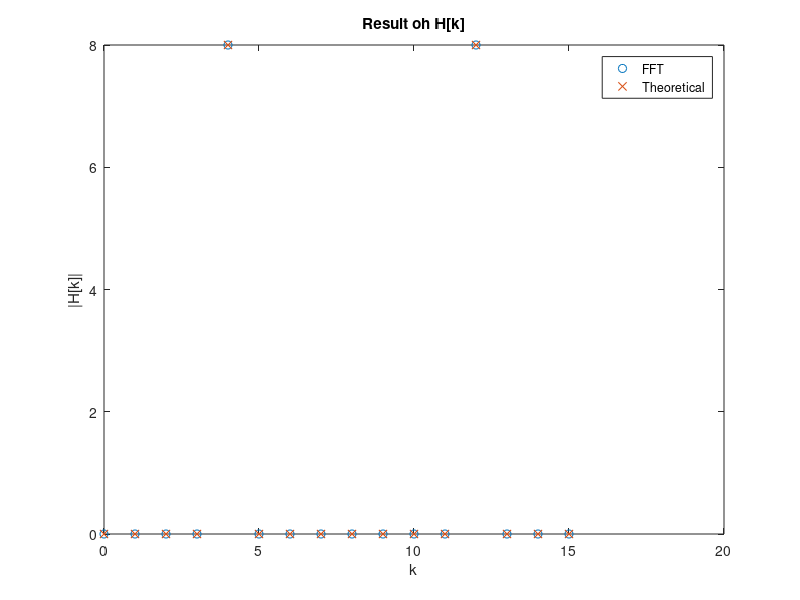

MATLAB code for this plot:
clc;
clear;
close;

T = 1/4;
N = 16;
n = 0:N-1;
hn = cos(2*pi*n*T);
wr = ones(1,N);
Hk = fft(hn.*wr);
W = @(f) exp(1j*pi*(N-1)*T*f).*sinc(N*T*f)./sinc(T*f)*N; % sinc(x)=sin(pi*x)/(pi*x) in MATLAB
Hk_theo = 1/2*W(n/(N*T)-1) + 1/2*W(n/(N*T)+1);
plot(n,abs(Hk),'o',n,abs(Hk_theo),'x');
title('Result oh H[k]');
xlabel('k'); ylabel('|H[k]|');
legend('FFT','Theoretical');